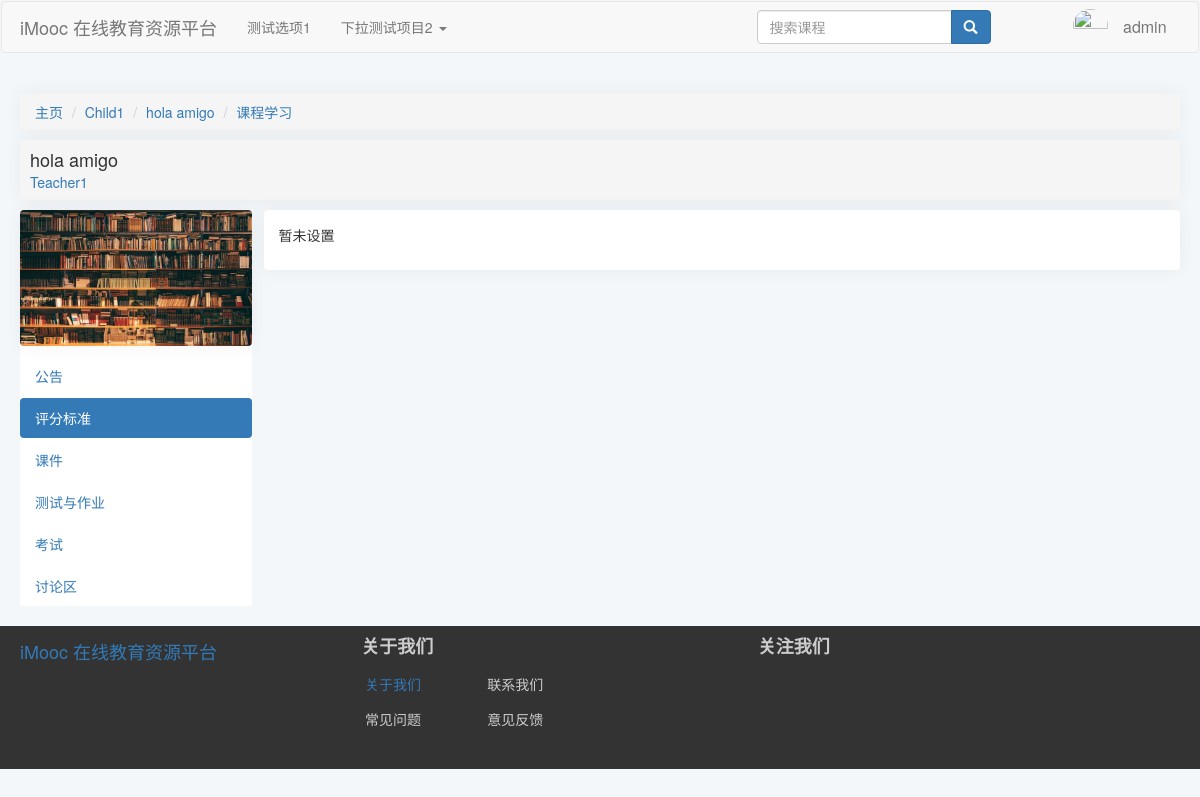
Before: /course/3/learn/Grading (signed in) with the older database file.
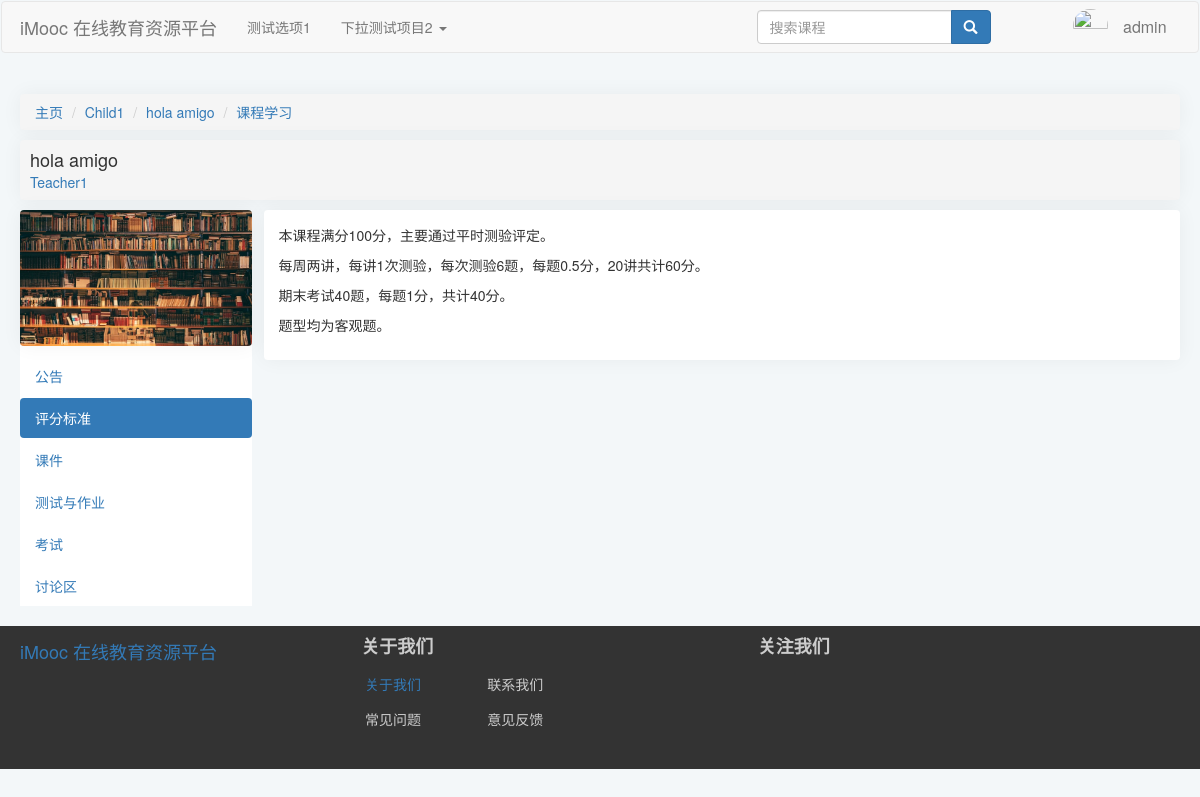
After: the same page with the newer database file.
### index/models.py (models this page shows, shortened)
class Course(models.Model):
    status = (
        ("1", "未开课"),
        ("2", "已开课"),
        ("3", "已结课"),
    )
    Course_Name = models.CharField(verbose_name="课程名称", max_length=64)
    Course_Teacher = models.ForeignKey(
        "Users",
        on_delete=models.CASCADE,
        limit_choices_to={"access": "teacher"},
        null=True,
        blank=True,
        related_name="teacher",
    )
    Course_Info = models.TextField(verbose_name="课程说明", default="暂未设置")
    Course_Goal = models.TextField(verbose_name="课程目标", default="暂未设置")
    Grade_Requirements = models.TextField(verbose_name="成绩要求", default="暂未设置")
    Reference = models.TextField(verbose_name="参考资料", default="暂未设置")
    QA = models.TextField(verbose_name="常见问题", null=True, blank=True, default="暂未设置")
    Course_Img = models.ImageField(
        verbose_name="课程图片",
        null=True,
        upload_to="Course_Img",
        blank=True,
        default="material/defaultCourseImage.jpg",
    )
    Stu_Count = models.PositiveIntegerField(verbose_name="选课人数", default=0)
    Course_Chapter = models.TextField(
        verbose_name="课程章节",
        null=True,
        blank=True,
        default='[{"title":"New Node","key":"1"}]',
    )
    Course_Category = models.ForeignKey(
        "CourseCategory",
        verbose_name="课程分类",
        on_delete=models.CASCADE,
        limit_choices_to={"Is_Root": 0},
        null=True,
        blank=True,
    )
    View_Count = models.PositiveIntegerField(verbose_name="访问人数", default=0)
    Status = models.CharField(
        verbose_name="课程状态", max_length=16, choices=status, default="1"
    )
    Starting_Time = models.DateTimeField(verbose_name="开课时间", auto_now_add=True)
    Ending_Time = models.DateTimeField(verbose_name="结课时间")
    class Meta:
        ordering = ["-Starting_Time"]
        verbose_name = "课程"
        verbose_name_plural = "课程"

### index/views.py (the view)
def courseLearnGrading(request, courseid):
    courseDetail, _, _ = VF.Get_Course(courseid)
    course = models.Course.objects.get(id=courseid)
    return render(request, "index/courseLearn/courseLearnGrading.html", locals())

### index/models.py (called while the page is built)
    def __str__(self) -> str:
        return self.name

    def __str__(self) -> str:
        return self.CategoryName

### index/templates/index/courseLearn/courseLearnGrading.html (shortened to what this page needs)
{% extends 'index/courseLearn/courseLearnBase.html' %}
{% load static %}
    {% block extrastatic %}
    {{ block.super }}
    <link rel="stylesheet" href="{% static 'index/css/courseLearnGrading.css' %}">
    {% endblock extrastatic %}
    {% block learnContent %}
    <div class="GradingContent">
        {{courseDetail.Grade_Requirements | linebreaks}}
    </div>
    {% endblock learnContent %}

### index/templates/index/courseLearn/courseLearnBase.html (shortened to what this page needs)
{% extends 'index/index.html' %}
{% load static %}
    {% block extrastatic %}
    <link rel="stylesheet" href="{% static 'index/css/courseLearnBase.css' %}">
    {% endblock extrastatic %}
    {% block content %}
    <ul class="breadcrumb">
        <li><a href="/index/">主页</a></li>
        <li><a href="#">{{courseDetail.Course_Category}}</a></li>
        <li><a href="{% url 'index:courseInfo' courseid %}">{{courseDetail.Course_Name}}
            </a>
        </li>
        <li class="active"><a href="{% url 'index:Learn' courseid %}">课程学习
            </a>
        </li>
    </ul>
    <div class="header">
        <div class="courseName">
            <a href="{% url 'index:courseInfo' courseid %}">
                <h4>{{courseDetail.Course_Name}}</h4>
            </a>
        </div>
        <div class="teachers">
            <a href="#">
                <h5>{{courseDetail.Course_Teacher}}</h5>
            </a>
        </div>
    </div>
    <div class="navSideBar">
        <div class="courseImage">
            <img src="{{courseDetail.Course_Img}}" alt="课程图片">
        </div>
        <ul class="nav nav-pills nav-stacked">
            <li name="Notices"><a href="{% url 'index:Notice' courseid %}">公告</a></li>
            <li name="Grading"><a href="{% url 'index:Grading' courseid %}">评分标准</a></li>
            <li name="Content"><a href="{% url 'index:Content' courseid %}">课件</a></li>
            <li><a href="#">测试与作业</a></li>
            <li><a href="#">考试</a></li>
            <li><a href="#">讨论区</a></li>
        </ul>
    </div>
    <div class="mainContainer">
        {% block learnContent %}
        {% endblock learnContent %}
    </div>
    {% endblock content %}

Changed rows visible on the page:
changed Course "hola amigo": Grade_Requirements "暂未设置" → "本课程满分100分，主要通过平时测验评定。 每周两讲，每讲1次测验，每次测验6题，每题0.5分，20讲共计60分。 期末考试40题，每题1分，共计40分。 题型均为客观题。"
